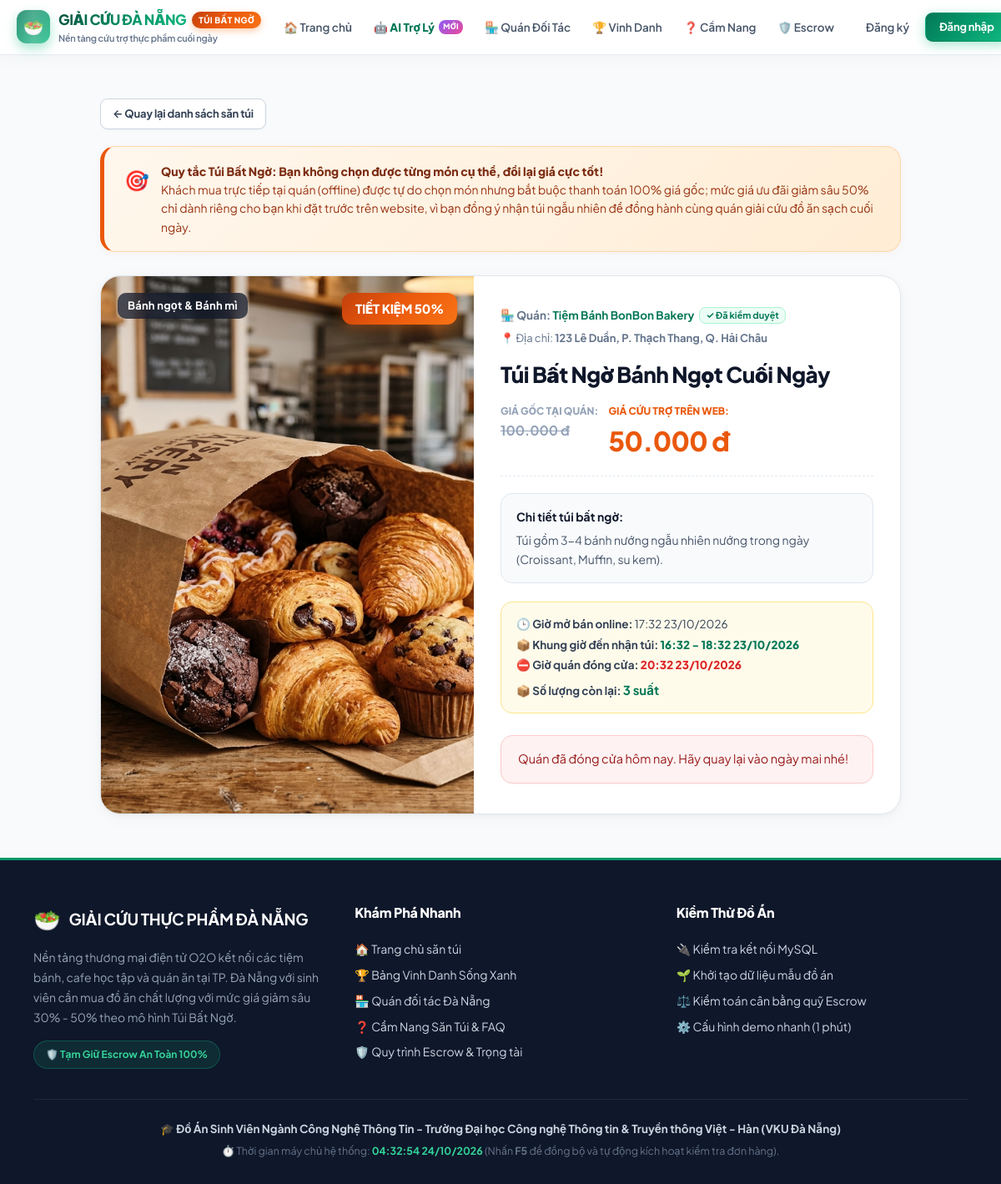
The app's page /tui_chi_tiet.php?id=1 with its own data.
### tables this page shows
CREATE TABLE `bags` (
  `id` int(11) NOT NULL AUTO_INCREMENT,
  `shop_id` int(11) NOT NULL,
  `name` varchar(150) NOT NULL,
  `description` text DEFAULT NULL,
  `image` varchar(255) DEFAULT NULL,
  `original_price` decimal(12,2) NOT NULL,
  `web_price` decimal(12,2) NOT NULL,
  `stock` int(11) NOT NULL DEFAULT 0,
  `open_at` datetime NOT NULL,
  `pickup_start` datetime NOT NULL,
  `pickup_end` datetime NOT NULL,
  `close_at` datetime NOT NULL,
  `created_at` datetime DEFAULT current_timestamp(),
  PRIMARY KEY (`id`),
  KEY `fk_bags_shop` (`shop_id`),
  CONSTRAINT `fk_bags_shop` FOREIGN KEY (`shop_id`) REFERENCES `shops` (`id`) ON DELETE CASCADE
);

CREATE TABLE `shops` (
  `id` int(11) NOT NULL AUTO_INCREMENT,
  `owner_id` int(11) NOT NULL,
  `name` varchar(150) NOT NULL,
  `address` varchar(255) NOT NULL,
  `district` varchar(50) NOT NULL,
  `type` varchar(50) NOT NULL,
  `image` varchar(255) DEFAULT NULL,
  `violation_count` int(11) NOT NULL DEFAULT 0,
  `status` enum('cho_duyet','da_duyet') NOT NULL DEFAULT 'cho_duyet',
  `created_at` datetime DEFAULT current_timestamp(),
  PRIMARY KEY (`id`),
  KEY `fk_shops_owner` (`owner_id`),
  CONSTRAINT `fk_shops_owner` FOREIGN KEY (`owner_id`) REFERENCES `users` (`id`) ON DELETE CASCADE
);

### functions.php (called while the page is built, shortened)
<?php
function format_money($amount) {
    return number_format((float)$amount, 0, ',', '.') . ' đ';
}
function format_datetime($datetime) {
    $timestamp = strtotime($datetime);
    return date('H:i d/m/Y', $timestamp);
}
?>

### tui_chi_tiet.php (the view, shortened to what this page needs)
<?php
require_once __DIR__ . '/config.php';
require_once __DIR__ . '/functions.php';
$bag_id = (int)($_GET['id'] ?? 0);
$sql = "SELECT b.*, s.name AS shop_name, s.address AS shop_address, s.district AS shop_district, s.type AS shop_type, s.image AS shop_image, s.owner_id
        FROM bags b
        JOIN shops s ON b.shop_id = s.id
        WHERE b.id = ? AND s.status = 'da_duyet' LIMIT 1";
$stmt = mysqli_prepare($conn, $sql);
mysqli_stmt_bind_param($stmt, "i", $bag_id);
mysqli_stmt_execute($stmt);
$res = mysqli_stmt_get_result($stmt);
$bag = mysqli_fetch_assoc($res);
$now_time = time();
$open_time = strtotime($bag['open_at']);
$close_time = strtotime($bag['close_at']);
$is_open = ($now_time >= $open_time);
$is_closed = ($now_time > $close_time);
$rem_open_mins = get_remaining_minutes($bag['open_at']);
$discount_pct = round((1 - ($bag['web_price'] / $bag['original_price'])) * 100);
require_once __DIR__ . '/header.php';
?>
<div style="max-width: 960px; margin: 24px auto;">
    <div style="margin-bottom: 20px;">
        <a href="<?php echo BASE_URL; ?>index.php" class="btn btn-outline btn-sm" style="font-weight: 700;">
            &larr; Quay lại danh sách săn túi
        </a>
    </div>
    <div class="notice-callout">
        <div class="notice-callout-icon">🎯</div>
        <div class="notice-callout-text">
            <strong>Quy tắc Túi Bất Ngờ: Bạn không chọn được từng món cụ thể, đổi lại giá cực tốt!</strong><br>
            <span>
                Khách mua trực tiếp tại quán (offline) được tự do chọn món nhưng bắt buộc thanh toán 100% giá gốc; mức giá ưu đãi giảm sâu <?php echo $discount_pct; ?>% chỉ dành riêng cho bạn khi đặt trước trên website, vì bạn đồng ý nhận túi ngẫu nhiên để đồng hành cùng quán giải cứu đồ ăn sạch cuối ngày.
            </span>
        </div>
    </div>
    <div class="card" style="padding: 0; overflow: hidden; border-radius: 24px;">
        <div class="form-row" style="gap: 0;">
            <div class="form-col" style="min-width: 360px; background: #f8fafc; display: flex; align-items: center; justify-content: center; position: relative;">
                <?php
                $img_url = !empty($bag['image']) ? BASE_URL . 'uploads/' . htmlspecialchars($bag['image']) : BASE_URL . 'uploads/bag_banh_ngot.jpg';
                ?>
                <img src="<?php echo $img_url; ?>" alt="<?php echo htmlspecialchars($bag['name']); ?>" style="width: 100%; height: 100%; min-height: 420px; object-fit: cover;">
                <span class="bag-discount-tag" style="top: 20px; right: 20px; font-size: 15px; padding: 7px 16px;">
                    TIẾT KIỆM <?php echo $discount_pct; ?>%
                </span>
                <span class="bag-type-tag" style="top: 20px; left: 20px; font-size: 13px;">
                    <?php echo htmlspecialchars($bag['shop_type']); ?>
                </span>
            </div>
            <div class="form-col" style="padding: 36px 32px; min-width: 340px; display: flex; flex-direction: column;">
                <div style="font-size: 13.5px; color: var(--text-muted); font-weight: 700; margin-bottom: 6px; display: flex; align-items: center; gap: 6px;">
                    <span>🏪 Quán: <strong style="color: var(--primary-dark);"><?php echo htmlspecialchars($bag['shop_name']); ?></strong></span>
                    <span class="badge badge-success" style="font-size: 11px; padding: 2px 7px;">✓ Đã kiểm duyệt</span>
                </div>
                <div style="font-size: 13px; color: #64748b; margin-bottom: 16px;">
                    📍 Địa chỉ: <strong><?php echo htmlspecialchars($bag['shop_address']); ?>, Q. <?php echo htmlspecialchars($bag['shop_district']); ?></strong>
                </div>
                <h1 style="color: var(--text-dark); font-size: 26px; font-weight: 900; line-height: 1.3; margin-bottom: 18px; letter-spacing: -0.6px;">
                    <?php echo htmlspecialchars($bag['name']); ?>
                </h1>
                <div class="bag-prices" style="margin-bottom: 20px; padding-bottom: 16px;">
                    <div>
                        <small style="display: block; font-size: 12px; color: #94a3b8; text-transform: uppercase; font-weight: 800;">Giá gốc tại quán:</small>
                        <span class="original-price" style="font-size: 16px; font-weight: 700;"><?php echo format_money($bag['original_price']); ?></span>
                    </div>
                    <div>
                        <small style="display: block; font-size: 12px; color: var(--secondary-color); text-transform: uppercase; font-weight: 800;">Giá cứu trợ trên web:</small>
                        <span class="web-price" style="font-size: 32px; font-weight: 900;"><?php echo format_money($bag['web_price']); ?></span>
                    </div>
                </div>
                <div style="background: #f8fafc; border: 1px solid var(--border-color); padding: 16px 18px; border-radius: 14px; margin-bottom: 22px; font-size: 14px;">
                    <strong style="color: var(--text-dark);">Chi tiết túi bất ngờ:</strong>
                    <p style="margin-top: 6px; color: #475569; line-height: 1.65;">
                        <?php echo nl2br(htmlspecialchars($bag['description'] ?? 'Túi ngẫu nhiên các món thơm ngon nướng/nấu trong ngày.')); ?>
                    </p>
                </div>
                <div style="font-size: 13.5px; line-height: 1.8; margin-bottom: 26px; color: #334155; background: #fffbeb; border: 1px solid #fde68a; padding: 14px 18px; border-radius: 14px;">
                    <div>🕒 <strong>Giờ mở bán online:</strong> <?php echo format_datetime($bag['open_at']); ?></div>
                    <div>📦 <strong>Khung giờ đến nhận túi:</strong> <span style="color: #047857; font-weight: 800;"><?php echo date('H:i', strtotime($bag['pickup_start'])); ?> - <?php echo date('H:i d/m/Y', strtotime($bag['pickup_end'])); ?></span></div>
                    <div>⛔ <strong>Giờ quán đóng cửa:</strong> <span style="color: #dc2626; font-weight: 800;"><?php echo format_datetime($bag['close_at']); ?></span></div>
                    <div style="margin-top: 4px;">📦 <strong>Số lượng còn lại:</strong> <strong style="color: <?php echo $bag['stock'] > 0 ? '#047857' : '#dc2626'; ?>; font-size: 15px;"><?php echo $bag['stock']; ?> suất</strong></div>
                </div>
                <div style="margin-top: auto;">
                    <?php if ($is_closed): ?>
                        <div class="alert alert-danger" style="margin-bottom: 0;">Quán đã đóng cửa hôm nay. Hãy quay lại vào ngày mai nhé!</div>
                    <?php elseif (!$is_open): ?>
                        <div class="alert alert-warning" style="margin-bottom: 0;">
                            ⏳ Chưa tới giờ mở bán. Túi sẽ mở bán sau <strong><?php echo $rem_open_mins; ?> phút</strong> nữa (lúc <?php echo format_datetime($bag['open_at']); ?>). Vui lòng tải lại trang (F5) khi đến giờ.
                        </div>
                    <?php elseif ($bag['stock'] <= 0): ?>
                        <div class="alert alert-danger" style="margin-bottom: 0;">Rất tiếc, toàn bộ túi bất ngờ của quán đã được giải cứu hết!</div>
                    <?php endif; ?>
                </div>
            </div>
        </div>
    </div>
</div>
<?php require_once __DIR__ . '/footer.php'; ?>

### records on screen
bags: discount_pct "50", image (picture), shop.type "Bánh ngọt & Bánh mì", shop.name "Tiệm Bánh BonBon Bakery", shop.address "123 Lê Duẩn, P. Thạch Thang", shop.district "Hải Châu", name "Túi Bất Ngờ Bánh Ngọt Cuối Ngày", original_price "100.000 đ", web_price "50.000 đ", description "Túi gồm 3-4 bánh nướng ngẫu nhiên nướng trong ngày (Croissant, Muffin, su kem).", open_at "17:32 23/10/2026", pickup_start "16:32", pickup_end "18:32 23/10/2026", close_at "20:32 23/10/2026", stock "3"
